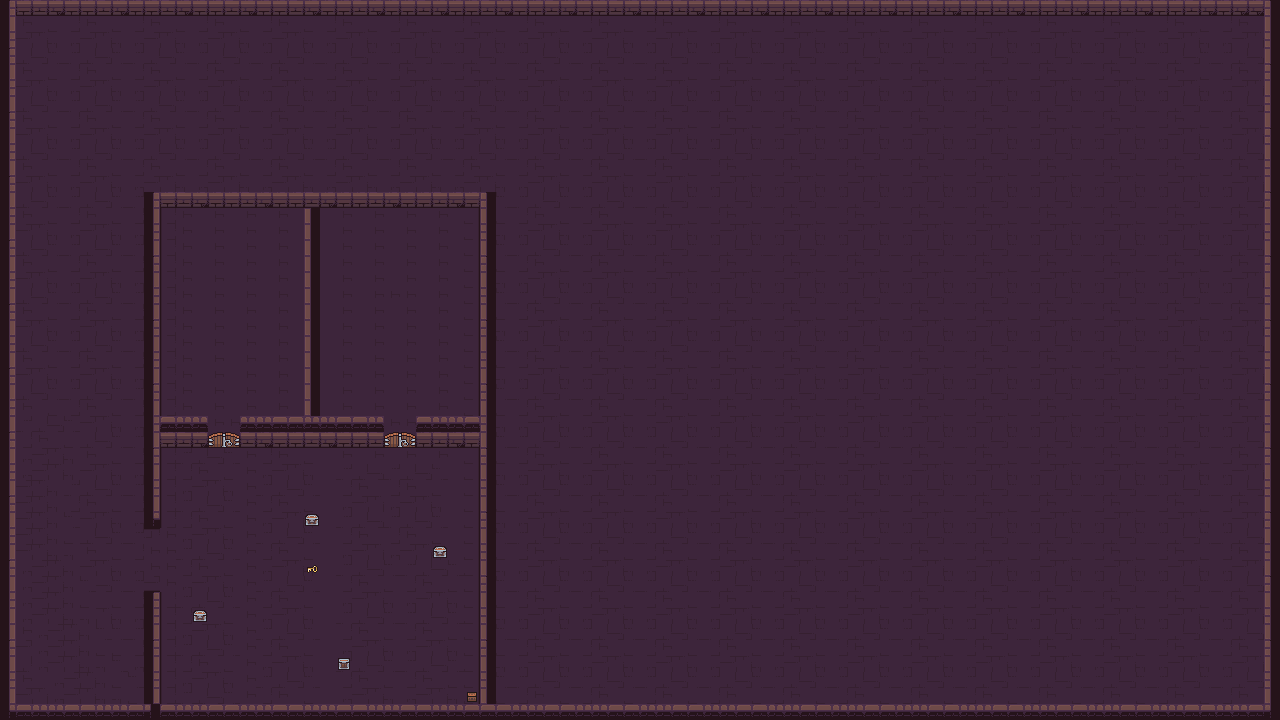

Tiled map render using the project's own tile images. Description and the map definition, with tile-layer contents summarised, below:
An orthogonal 80x45 tile map with 16x16 px tiles, 3 tile layers (Background, Interactive, Overhead) and 7 objects.

<map version="1.10" tiledversion="1.10.1" orientation="orthogonal" renderorder="right-down" width="80" height="45" tilewidth="16" tileheight="16" infinite="0" nextlayerid="6" nextobjectid="12">
 <editorsettings>
  <export target="consoleTest.json" format="json" />
 </editorsettings>
 <tileset firstgid="1" name="Dungeon_Tileset" tilewidth="16" tileheight="16" tilecount="100" columns="10">
  <image source="2D Pixel Dungeon Asset Pack v2.0/2D Pixel Dungeon Asset Pack/character and tileset/Dungeon_Tileset.png" width="160" height="160" />
  <tile id="0">
   <properties>
    <property name="collide" type="bool" value="true" />
   </properties>
  </tile>
  <tile id="1">
   <properties>
    <property name="collide" type="bool" value="true" />
   </properties>
  </tile>
  <tile id="2">
   <properties>
    <property name="collide" type="bool" value="true" />
   </properties>
  </tile>
  <tile id="3">
   <properties>
    <property name="collide" type="bool" value="true" />
   </properties>
  </tile>
  <tile id="4">
   <properties>
    <property name="collide" type="bool" value="true" />
   </properties>
  </tile>
  <tile id="5">
   <properties>
    <property name="collide" type="bool" value="true" />
   </properties>
  </tile>
  <tile id="6">
   <properties>
    <property name="collide" type="bool" value="false" />
   </properties>
  </tile>
  <tile id="7">
   <properties>
    <property name="collide" type="bool" value="false" />
   </properties>
  </tile>
  <tile id="8">
   <properties>
    <property name="collide" type="bool" value="false" />
   </properties>
  </tile>
  <tile id="9">
   <properties>
    <property name="collide" type="bool" value="false" />
   </properties>
  </tile>
  <tile id="10">
   <properties>
    <property name="collide" type="bool" value="true" />
   </properties>
  </tile>
  <tile id="11">
   <properties>
    <property name="collide" type="bool" value="false" />
   </properties>
  </tile>
  <tile id="12">
   <properties>
    <property name="collide" type="bool" value="false" />
   </properties>
  </tile>
  <tile id="13">
   <properties>
    <property name="collide" type="bool" value="false" />
   </properties>
  </tile>
  <tile id="14">
   <properties>
    <property name="collide" type="bool" value="false" />
   </properties>
  </tile>
  <tile id="15">
   <properties>
    <property name="collide" type="bool" value="true" />
   </properties>
  </tile>
  <tile id="16">
   <properties>
    <property name="collide" type="bool" value="false" />
   </properties>
  </tile>
  <tile id="17">
   <properties>
    <property name="collide" type="bool" value="false" />
   </properties>
  </tile>
  <tile id="18">
   <properties>
    <property name="collide" type="bool" value="false" />
   </properties>
  </tile>
  <tile id="19">
   <properties>
    <property name="collide" type="bool" value="false" />
   </properties>
  </tile>
  <tile id="20">
   <properties>
    <property name="collide" type="bool" value="true" />
   </properties>
  </tile>
  <tile id="21">
   <properties>
    <property name="collide" type="bool" value="false" />
   </properties>
  </tile>
  <tile id="22">
   <properties>
    <property name="collide" type="bool" value="false" />
   </properties>
  </tile>
  <tile id="23">
   <properties>
    <property name="collide" type="bool" value="false" />
   </properties>
  </tile>
  <tile id="24">
   <properties>
    <property name="collide" type="bool" value="false" />
   </properties>
  </tile>
  <tile id="25">
   <properties>
    <property name="collide" type="bool" value="true" />
   </properties>
  </tile>
  <tile id="26">
   <properties>
    <property name="collide" type="bool" value="false" />
   </properties>
  </tile>
  <tile id="27">
   <properties>
    <property name="collide" type="bool" value="false" />
   </properties>
  </tile>
  <tile id="28">
   <properties>
    <property name="collide" type="bool" value="false" />
   </properties>
  </tile>
  <tile id="29">
   <properties>
    <property name="collide" type="bool" value="false" />
   </properties>
  </tile>
  <tile id="30">
   <properties>
    <property name="collide" type="bool" value="true" />
   </properties>
  </tile>
  <tile id="31">
   <properties>
    <property name="collide" type="bool" value="false" />
   </properties>
  </tile>
  <tile id="32">
   <properties>
    <property name="collide" type="bool" value="false" />
   </properties>
  </tile>
  <tile id="33">
   <properties>
    <property name="collide" type="bool" value="false" />
   </properties>
  </tile>
  <tile id="34">
   <properties>
    <property name="collide" type="bool" value="false" />
   </properties>
  </tile>
  <tile id="35">
   <properties>
    <property name="collide" type="bool" value="true" />
   </properties>
  </tile>
  <tile id="36">
   <properties>
    <property name="collide" type="bool" value="false" />
   </properties>
  </tile>
  <tile id="37">
   <properties>
    <property name="collide" type="bool" value="false" />
   </properties>
  </tile>
  <tile id="38">
   <properties>
    <property name="collide" type="bool" value="false" />
   </properties>
  </tile>
  <tile id="39">
   <properties>
    <property name="collide" type="bool" value="false" />
   </properties>
  </tile>
  <tile id="40">
   <properties>
    <property name="collide" type="bool" value="true" />
   </properties>
  </tile>
  <tile id="41">
   <properties>
    <property name="collide" type="bool" value="true" />
   </properties>
  </tile>
  <tile id="42">
   <properties>
    <property name="collide" type="bool" value="true" />
   </properties>
  </tile>
  <tile id="43">
   <properties>
    <property name="collide" type="bool" value="true" />
   </properties>
  </tile>
  <tile id="44">
   <properties>
    <property name="collide" type="bool" value="true" />
   </properties>
  </tile>
  <tile id="45">
   <properties>
    <property name="collide" type="bool" value="true" />
   </properties>
  </tile>
  <tile id="46">
   <properties>
    <property name="collide" type="bool" value="false" />
   </properties>
  </tile>
  <tile id="47">
   <properties>
    <property name="collide" type="bool" value="false" />
   </properties>
  </tile>
  <tile id="48">
   <properties>
    <property name="collide" type="bool" value="false" />
   </properties>
  </tile>
  <tile id="49">
   <properties>
    <property name="collide" type="bool" value="false" />
   </properties>
  </tile>
  <tile id="50">
   <properties>
    <property name="collide" type="bool" value="true" />
   </properties>
  </tile>
  <tile id="51">
   <properties>
    <property name="collide" type="bool" value="true" />
   </properties>
  </tile>
  <tile id="52">
   <properties>
    <property name="collide" type="bool" value="true" />
   </properties>
  </tile>
  <tile id="53">
   <properties>
    <property name="collide" type="bool" value="true" />
   </properties>
  </tile>
  <tile id="54">
   <properties>
    <property name="collide" type="bool" value="true" />
   </properties>
  </tile>
  <tile id="55">
   <properties>
    <property name="collide" type="bool" value="true" />
   </properties>
  </tile>
  <tile id="56">
   <properties>
    <property name="collide" type="bool" value="false" />
   </properties>
  </tile>
  <tile id="57">
   <properties>
    <property name="collide" type="bool" value="false" />
   </properties>
  </tile>
  <tile id="58">
   <properties>
    <property name="collide" type="bool" value="false" />
   </properties>
  </tile>
  <tile id="59">
   <properties>
    <property name="collide" type="bool" value="false" />
   </properties>
  </tile>
  <tile id="60">
   <properties>
    <property name="collide" type="bool" value="false" />
   </properties>
  </tile>
  <tile id="61">
   <properties>
    <property name="collide" type="bool" value="false" />
   </properties>
  </tile>
  <tile id="62">
   <properties>
    <property name="collide" type="bool" value="false" />
   </properties>
  </tile>
  <tile id="63">
   <properties>
    <property name="collide" type="bool" value="false" />
   </properties>
  </tile>
  <tile id="64">
   <properties>
    <property name="collide" type="bool" value="false" />
   </properties>
  </tile>
  <tile id="65">
   <properties>
    <property name="collide" type="bool" value="false" />
   </properties>
  </tile>
  <tile id="66">
   <properties>
    <property name="collide" type="bool" value="true" />
   </properties>
  </tile>
  <tile id="67">
   <properties>
    <property name="collide" type="bool" value="true" />
   </properties>
  </tile>
  <tile id="68">
   <properties>
    <property name="collide" type="bool" value="false" />
   </properties>
  </tile>
  <tile id="69">
   <properties>
    <property name="collide" type="bool" value="false" />
   </properties>
  </tile>
  <tile id="70">
   <properties>
    <property name="collide" type="bool" value="false" />
   </properties>
  </tile>
  <tile id="71">
   <properties>
    <property name="collide" type="bool" value="false" />
   </properties>
  </tile>
  <tile id="72">
   <properties>
    <property name="collide" type="bool" value="false" />
   </properties>
  </tile>
  <tile id="73">
   <properties>
    <property name="collide" type="bool" value="false" />
   </properties>
  </tile>
  <tile id="74">
   <properties>
    <property name="collide" type="bool" value="false" />
   </properties>
  </tile>
  <tile id="75">
   <properties>
    <property name="collide" type="bool" value="false" />
   </properties>
  </tile>
  <tile id="76">
   <properties>
    <property name="collide" type="bool" value="false" />
   </properties>
  </tile>
  <tile id="77">
   <properties>
    <property name="collide" type="bool" value="false" />
   </properties>
  </tile>
  <tile id="78">
   <properties>
    <property name="collide" type="bool" value="false" />
   </properties>
  </tile>
  <tile id="79">
   <properties>
    <property name="collide" type="bool" value="false" />
   </properties>
  </tile>
  <tile id="80">
   <properties>
    <property name="collide" type="bool" value="true" />
   </properties>
  </tile>
  <tile id="81">
   <properties>
    <property name="collide" type="bool" value="true" />
   </properties>
  </tile>
  <tile id="82">
   <properties>
    <property name="collide" type="bool" value="true" />
   </properties>
  </tile>
  <tile id="83">
   <properties>
    <property name="collide" type="bool" value="true" />
   </properties>
  </tile>
  <tile id="84">
   <properties>
    <property name="collide" type="bool" value="true" />
   </properties>
  </tile>
  <tile id="85">
   <properties>
    <property name="collide" type="bool" value="true" />
   </properties>
  </tile>
  <tile id="86">
   <properties>
    <property name="collide" type="bool" value="false" />
   </properties>
  </tile>
  <tile id="87">
   <properties>
    <property name="collide" type="bool" value="false" />
   </properties>
  </tile>
  <tile id="88">
   <properties>
    <property name="collide" type="bool" value="false" />
   </properties>
  </tile>
  <tile id="89">
   <properties>
    <property name="collide" type="bool" value="false" />
   </properties>
  </tile>
  <tile id="90">
   <properties>
    <property name="collide" type="bool" value="false" />
   </properties>
  </tile>
  <tile id="91">
   <properties>
    <property name="collide" type="bool" value="false" />
   </properties>
  </tile>
  <tile id="92">
   <properties>
    <property name="collide" type="bool" value="false" />
   </properties>
  </tile>
  <tile id="93">
   <properties>
    <property name="collide" type="bool" value="false" />
   </properties>
  </tile>
  <tile id="94">
   <properties>
    <property name="collide" type="bool" value="false" />
   </properties>
  </tile>
  <tile id="95">
   <properties>
    <property name="collide" type="bool" value="false" />
   </properties>
  </tile>
  <tile id="96">
   <properties>
    <property name="collide" type="bool" value="false" />
   </properties>
  </tile>
  <tile id="97">
   <properties>
    <property name="collide" type="bool" value="false" />
   </properties>
  </tile>
  <tile id="98">
   <properties>
    <property name="collide" type="bool" value="false" />
   </properties>
  </tile>
  <tile id="99">
   <properties>
    <property name="collide" type="bool" value="false" />
   </properties>
  </tile>
 </tileset>
 <layer id="2" name="Background" width="80" height="45">
  <data>[3600 cells, 3600 non-empty, 36 distinct tile ids]</data>
 </layer>
 <layer id="4" name="Interactive" width="80" height="45">
  <data>[3600 cells, 11 non-empty, 7 distinct tile ids]</data>
 </layer>
 <layer id="1" name="Overhead" width="80" height="45">
  <data>[3600 cells, 0 non-empty, 0 distinct tile ids]</data>
 </layer>
 <objectgroup id="5" name="Script">
  <object id="1" x="208.5" y="431.5" width="31.5" height="16.5">
   <properties>
    <property name="name" value="door1" />
   </properties>
  </object>
  <object id="2" x="384" y="432" width="33" height="15">
   <properties>
    <property name="name" value="door2" />
   </properties>
  </object>
  <object id="3" x="305.5" y="514" width="13" height="11">
   <properties>
    <property name="name" value="largeChest" />
   </properties>
  </object>
  <object id="4" x="193" y="611.5" width="13.5" height="10.5">
   <properties>
    <property name="name" value="largeChest" />
   </properties>
  </object>
  <object id="9" x="338" y="658" width="11" height="10.5">
   <properties>
    <property name="name" value="mediumChest" />
   </properties>
  </object>
  <object id="10" x="467.5" y="692" width="9.5" height="10">
   <properties>
    <property name="name" value="smallChest" />
   </properties>
  </object>
  <object id="11" x="433.5" y="545.5" width="13.5" height="12.5">
   <properties>
    <property name="name" value="largeChest" />
   </properties>
  </object>
 </objectgroup>
</map>
